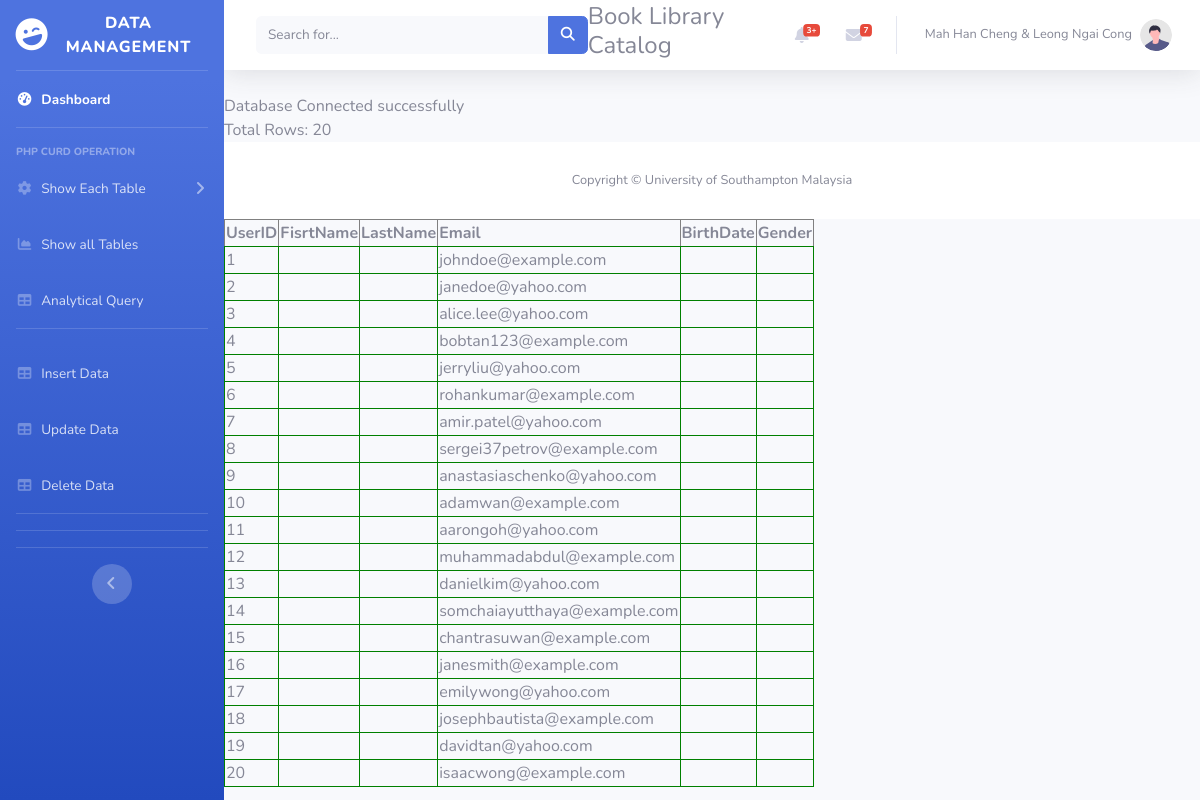
The page /readTable.php on the database its author committed.
### tables this page shows
CREATE TABLE `user` (
  `UserID` int(11) PRIMARY KEY AUTO_INCREMENT NOT NULL,
  `UserName` varchar(255) NOT NULL,
  `PasswordHash` char(64) NOT NULL,
  `UserIcon` varchar(255) NOT NULL,
  `UserPermissionLevel` int(11) NOT NULL,
  `PhoneNumber` varchar(20) NOT NULL UNIQUE,
  `Email` varchar(32) NOT NULL UNIQUE

);

### readTable.php (the view)
<?php
 include 'db_connect.php';
 include 'sideBarMenu.php';
 $conn = mysqli_connect($servername, $username, $password, $dbname);
    if (!$conn) {
    die("Connection failed: " . mysqli_connect_error());
    }
    else {
        echo "Database Connected successfully";
    }
    $sql = "SELECT * FROM User";
    $result = mysqli_query($conn, $sql);
    echo "<br> Total Rows: " . mysqli_num_rows($result);
    echo "<table border='1'>";
    echo "<thead>";
    echo "   <tr>";
    echo "            <th>UserID</th>";
     echo "           <th>FisrtName</th>";
     echo "           <th>LastName</th>";
     echo "           <th>Email</th>";
     echo "           <th>BirthDate</th>";
     echo "           <th>Gender</th>";
     echo "       </tr>";
    if (mysqli_num_rows($result) > 0) {
        while($row = mysqli_fetch_assoc($result)){
            echo "<tr style='border:1px green solid'>";
            echo "<td>".$row["UserID"]  ."</td>";
            echo    "<td>".$row['FirstName']. "</td>";
            echo   "<td>".$row['LastName']. "</td>";
            echo   "<td>".$row['Email']. "</td>";
            echo   "<td>".$row['BirthDate']. "</td>";
            echo   "<td>".$row['Gender']."</td>";
        }
    }
?>
<?php
include 'footer.php';
?>

### rows shown on the page
user: UserID "1", Email "johndoe@example.com"
user: UserID "2", Email "janedoe@yahoo.com"
user: UserID "3", Email "alice.lee@yahoo.com"
user: UserID "4", Email "bobtan123@example.com"
user: UserID "5", Email "jerryliu@yahoo.com"
user: UserID "6", Email "rohankumar@example.com"
user: UserID "7", Email "amir.patel@yahoo.com"
user: UserID "8", Email "sergei37petrov@example.com"
user: UserID "9", Email "anastasiaschenko@yahoo.com"
user: UserID "10", Email "adamwan@example.com"
user: UserID "11", Email "aarongoh@yahoo.com"
user: UserID "12", Email "muhammadabdul@example.com"
user: UserID "13", Email "danielkim@yahoo.com"
user: UserID "14", Email "somchaiayutthaya@example.com"
user: UserID "15", Email "chantrasuwan@example.com"
user: UserID "16", Email "janesmith@example.com"
user: UserID "17", Email "emilywong@yahoo.com"
user: UserID "18", Email "josephbautista@example.com"
user: UserID "19", Email "davidtan@yahoo.com"
user: UserID "20", Email "isaacwong@example.com"

### other values the page prints
mysqli_num_rows($result) "20"
